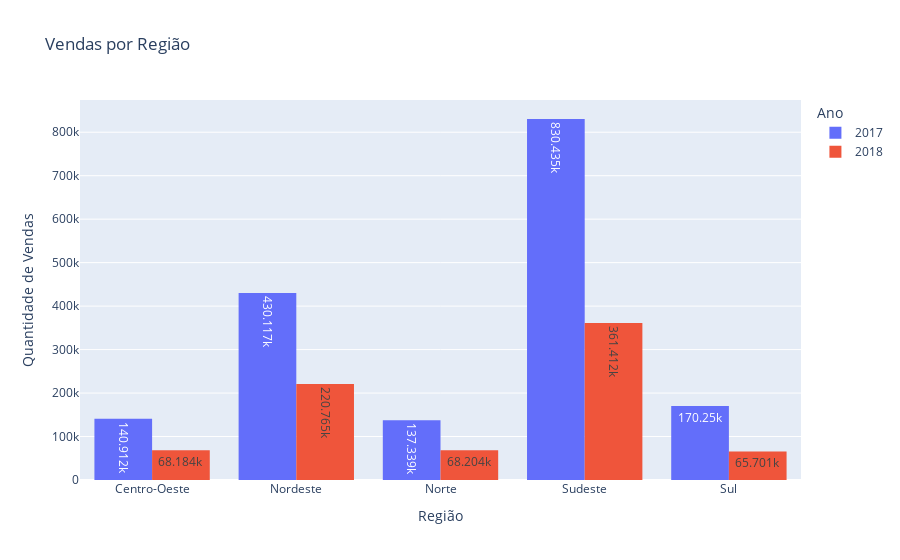

Notebook code for this chart:
### Markdown cell above
## Perguntas:

###  1- Como estão as vendas por Região e por Ano?

### Code cell
df_agg = df_tratado[["SAP+NOME", "Região", "Ano", "Vendas Reais Qtde"]].copy()
df_agg = df_agg.groupby(["SAP+NOME", "Região", "Ano"]).sum()
df_agg = df_agg.reset_index()
df_agg


fig = px.histogram(df_agg, x = "Região", y = "Vendas Reais Qtde",
             color = "Ano", barmode = "group", text_auto = True, title = "Vendas por Região")
fig.update_layout(xaxis_title = "Região",
                     yaxis_title = "Quantidade de Vendas")
fig

### Figure 1 — Plotly figure (JSON) as saved in the notebook; plotly's stock layout.template omitted (floating-point values rounded to 4 significant figures)
{"data": [{"alignmentgroup": "True", "bingroup": "x", "histfunc": "sum", "hovertemplate": "Ano=2017<br>Região=%{x}<br>sum of Vendas Reais Qtde=%{y}<extra></extra>", "legendgroup": "2017", "marker": {"color": "#636efa", "pattern": {"shape": ""}}, "name": "2017", "offsetgroup": "2017", "orientation": "v", "showlegend": true, "texttemplate": "%{value}", "type": "histogram", "x": ["Centro-Oeste", "Nordeste", "Norte", "Sudeste", "Sul", "Centro-Oeste", "Nordeste", "Norte", "Sudeste", "Sul", "Centro-Oeste", "Nordeste", "Norte", "Sudeste", "Sul", "Centro-Oeste", "Nordeste", "Norte", "Sudeste", "Sul", "Centro-Oeste", "Nordeste", "Norte", "Sudeste", "Sul", "Centro-Oeste", "Nordeste", "Norte", "Sudeste", "Sul", "Centro-Oeste", "Nordeste", "Norte", "Sudeste", "Sul", "Centro-Oeste", "Nordeste", "Norte", "Sudeste", "Sul", "Centro-Oeste", "Nordeste", "Norte", "Sudeste", "Sul", "Centro-Oeste", "Nordeste", "Norte", "Sudeste", "Sul", "Nordeste", "Norte", "Sudeste", "Sul", "Centro-Oeste", "Nordeste", "Norte", "Sudeste", "Sul", "Centro-Oeste", "Nordeste", "Norte", "Sudeste", "Sul", "Centro-Oeste", "Nordeste", "Norte", "Sudeste", "Centro-Oeste", "Nordeste", "Norte", "Sudeste", "Sul", "Centro-Oeste", "Nordeste", "Norte", "Sudeste", "Sul", "Centro-Oeste", "Nordeste", "Norte", "Sudeste", "Sul", "Centro-Oeste", "Nordeste", "Norte", "Sudeste", "Sul", "Centro-Oeste", "Nordeste", "Norte", "Sudeste", "Sul"], "xaxis": "x", "y": [60954, 137676, 58645, 328868, 64479, 12663, 26154, 11419, 71721, 17048, 3799, 20374, 4517, 38844, 12569, 2017, 6441, 2866, 16291, 4091, 1993, 5417, 2196, 11392, 2616, 448, 1208, 303, 1735, 569, 11, 737, 28, 1966, 366, 19933, 87128, 21336, 135316, 27487, 534, 2509, 497, 3530, 571, 19456, 84206, 18612, 137403, 24711, 2879, 363, 3146, 664, 3454, 26968, 5103, 37484, 6657, 181, 999, 388, 1025, 263, 5714, 2064, 2184, 7221, 244, 557, 156, 1956, 286, 1886, 6305, 1735, 6275, 1333, 1070, 3984, 985, 3864, 1039, 3444, 7623, 3054, 10931, 2808, 3111, 6888, 2952, 11467, 2693], "yaxis": "y"}, {"alignmentgroup": "True", "bingroup": "x", "histfunc": "sum", "hovertemplate": "Ano=2018<br>Região=%{x}<br>sum of Vendas Reais Qtde=%{y}<extra></extra>", "legendgroup": "2018", "marker": {"color": "#EF553B", "pattern": {"shape": ""}}, "name": "2018", "offsetgroup": "2018", "orientation": "v", "showlegend": true, "texttemplate": "%{value}", "type": "histogram", "x": ["Centro-Oeste", "Nordeste", "Norte", "Sudeste", "Sul", "Centro-Oeste", "Nordeste", "Norte", "Sudeste", "Sul", "Centro-Oeste", "Nordeste", "Norte", "Sudeste", "Sul", "Centro-Oeste", "Nordeste", "Norte", "Sudeste", "Sul", "Centro-Oeste", "Nordeste", "Norte", "Sudeste", "Sul", "Centro-Oeste", "Nordeste", "Norte", "Sudeste", "Sul", "Centro-Oeste", "Nordeste", "Norte", "Sudeste", "Sul", "Centro-Oeste", "Nordeste", "Norte", "Sudeste", "Sul", "Centro-Oeste", "Nordeste", "Norte", "Sudeste", "Sul", "Centro-Oeste", "Nordeste", "Norte", "Sudeste", "Sul", "Centro-Oeste", "Nordeste", "Norte", "Sudeste", "Sul", "Centro-Oeste", "Nordeste", "Norte", "Sudeste", "Sul", "Centro-Oeste", "Nordeste", "Norte", "Sudeste", "Sul", "Centro-Oeste", "Nordeste", "Norte", "Sudeste", "Centro-Oeste", "Nordeste", "Norte", "Sudeste", "Sul", "Centro-Oeste", "Nordeste", "Norte", "Sudeste", "Sul", "Centro-Oeste", "Nordeste", "Norte", "Sudeste", "Sul", "Centro-Oeste", "Nordeste", "Norte", "Sudeste", "Sul", "Centro-Oeste", "Nordeste", "Norte", "Sudeste", "Sul"], "xaxis": "x", "y": [18018, 43333, 15727, 78483, 11769, 9243, 26894, 10326, 33123, 3307, 3820, 32678, 9501, 66383, 12218, 2695, 7264, 2497, 13288, 1981, 1438, 2851, 1301, 6841, 1247, 400, 1329, 391, 2148, 798, 977, 2896, 704, 4731, 976, 9085, 34039, 8051, 48001, 12131, 903, 3121, 1072, 4215, 941, 9043, 34279, 8577, 56962, 10574, 1324, 3561, 1083, 5222, 1115, 2422, 14591, 3201, 18289, 4182, 67, 40, 20, 427, 77, 3507, 334, 1322, 2864, 1039, 1480, 585, 5782, 971, 1348, 3234, 1095, 3649, 702, 984, 4486, 1182, 4583, 1221, 911, 2182, 723, 3039, 752, 960, 2173, 846, 3382, 739], "yaxis": "y"}], "layout": {"barmode": "group", "legend": {"title": {"text": "Ano"}, "tracegroupgap": 0}, "title": {"text": "Vendas por Região"}, "xaxis": {"anchor": "y", "domain": [0, 1], "title": {"text": "Região"}}, "yaxis": {"anchor": "x", "domain": [0, 1], "title": {"text": "Quantidade de Vendas"}}}}
